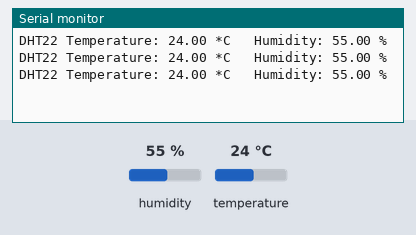
This sketch was run on a simulated Arduino Nano, built with avr-gcc and run on an emulated ATmega328P. Shown: the last lines printed to the serial monitor. The inputs (shaded band) are chosen by the test bench; at power-on: humidity 55 %, temperature 24 °C.

Above: at 2.8 s.
2.9 s: humidity set to 22 %
At 4.8 s:
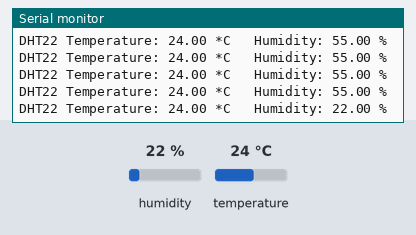
5.6 s: temperature set to 12 °C
At 6.6 s:
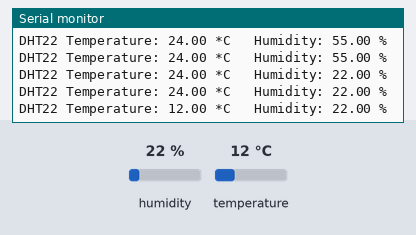
8.3 s: humidity set to 40 %
At 9.9 s:
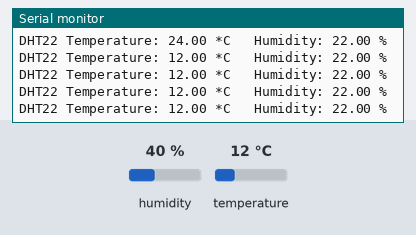
Timing chart, 0 to 11.4 s (numbered marks = the images above; inputs shaded):
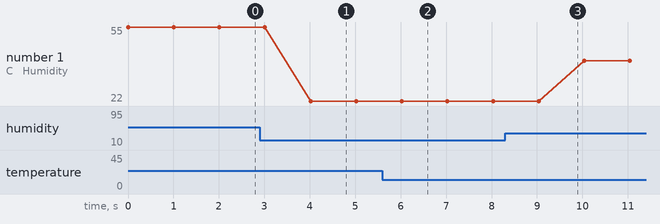

The sketch:

SEN_DHT22.ino
```cpp
#include <DHT.h>

#define NANO        // NANO 보드인 경우 define
//#define BLUEPILL  // BLUEPILL 보드인 경우 define

#ifdef NANO             // NANO가 정의되면
#define dhtPin 4        // dhtPin을 4로 하고
#define dhtType DHT22   // DHT22 센서 사용 정의
#endif                  // #ifdef 사용 후 반드시 #endif

#ifdef BLUEPILL         // BLUEPILL이 정의되면
#define dhtPin PB4      // dhtPin을 PB4로 하고
#define dhtType DHT22   // DHT22 센서 사용 정의
#endif                  // #ifdef 사용 후 반드시 #endif

DHT dht22(dhtPin, dhtType);

void setup()
{
    Serial.begin(115200);
    dht22.begin();
}

void loop()
{
    // Read DHT22 temperature as Celsius
    float tempDHT22 = dht22.readTemperature();
    float humiDHT22 = dht22.readHumidity();

    Serial.print("DHT22 Temperature: ");
    Serial.print(tempDHT22);
    Serial.print(" *C");
    Serial.print("\t Humidity: ");
    Serial.print(humiDHT22);
    Serial.println(" %");

    delay(1000);
}
```

Measured:
- after the input at 2.9 s, the serial monitor: prints a new line after 1.1 s (image 1)
- after the input at 5.6 s, the serial monitor: prints a new line after 0.43 s (image 2)
- plotted number 1: 22 → 40 after the input at 8.3 s
